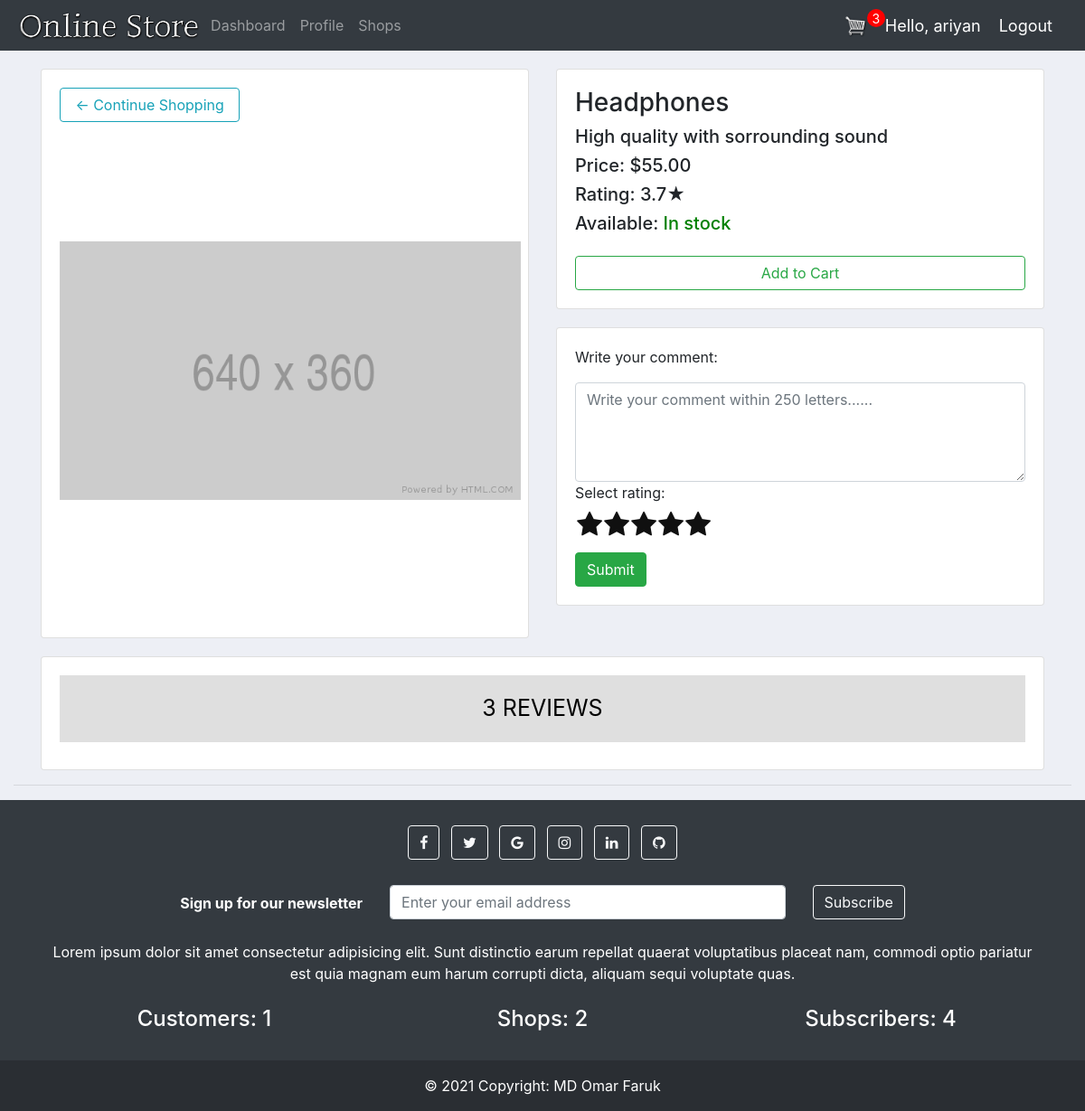
The app's page /view/12/ (signed in) with its own data.
### accounts/models.py (models this page shows, shortened)
class Product(models.Model):
    shopowner = models.ForeignKey(ShopOwner, null=True, on_delete= models.SET_NULL)
    name = models.CharField(max_length=200, null=True)
    price = models.FloatField(null=True)
    category = models.ManyToManyField(Category)
    description = models.CharField(max_length=200, null=True,blank=True)
    date_created = models.DateTimeField(auto_now_add=True, null=True)
    tags = models.ManyToManyField(Tag)
    digital = models.BooleanField(default=False, null=True, blank=False)
    img = models.ImageField(default="product-pic.jpg",null = True,blank = True)
    stock = models.IntegerField(default=0, null = True,blank = True)
    discount = models.IntegerField(default=0, null = True,blank = True)
    discount_amount = models.FloatField(default=0, null = True,blank = True)
    rate = models.FloatField(default=0, null = True,blank = True)

### ecommerce_web/views.py (the view)
# urls.py: path('view/<str:pk>/',views.productView,name="view"),
def productView(request,pk):
    shops = ShopOwner.objects.all().count()
    customers = Customer.objects.all().count()
    subscribers = Subscriber.objects.all()
    total_subscriber = subscribers.count()
    if request.user.is_authenticated:
        customer = request.user.customer
        order, created = Order.objects.get_or_create(customer=customer, complete=False)
        cartItems = order.get_cart_items
    else:
        order = {'get_cart_total':0, 'get_cart_items':0,'shipping':False}
    product = Product.objects.get(id = pk)
    demo_price = product.price + product.discount_amount
    review = product.review_set.all().order_by('-created_at')
    total_review = review.count()
    total_rate = 0
    for i in review:
        total_rate += i.rate
    try:
        avg_rating = total_rate/total_review
        product.rate = avg_rating
        product.save()
    except:
        avg_rating = 0
        product.rate = avg_rating
        product.save()
    form = ReviewForm()
    if request.method == 'POST':
        form = ReviewForm(request.POST)
        form.save()
        messages.success(request, 'Review Added')
        return redirect(reverse('view', kwargs={'pk':pk}))
    else:
        form = ReviewForm()
    stock = product.stock
    context = {'demo_price':demo_price,'stock':stock,'avg_rating':avg_rating,'review':review,'total_review':total_review,
    'form':form,'product':product,'customers':customers,'shops':shops,'total_subscriber':total_subscriber,'cartItems':cartItems}
    return render(request, "store/view.html",context)

### ecommerce_web/forms.py
class ReviewForm(forms.ModelForm):
    class Meta:
        model = Review
        fields = '__all__'

### accounts/models.py (called while the page is built)
    def __str__(self):
        return self.user.username

    @property
    def get_cart_items(self):
        orderitems = self.orderitem_set.all()
        total = sum([item.quantity for item in orderitems])
        return total

### ecommerce_web/templates/store/view.html (shortened to what this page needs)
{% extends 'accounts/main.html' %}
{% load static %}
{% block content %}
<div class="container">
  <div class="row view">
    <div class="col-md-6">
      <div class="card card-body view_left">
        <a href="{% url 'store' %}" class="btn btn-outline-info btn-md" style="width: 40%;">&#x2190; Continue Shopping</a>
        <img src="{{product.img.url}}" >
      </div>
    </div>
    <div class="col-md-6">
      <div class="row">
        <div class="col-md-12">
          <div class="card card-body">
            <h3>{{product.name}}</h3>
            <h5>{{product.description}}</h5>
            <h5>Price:
               ${{product.price|floatformat:2}}</h5>
            <h5>Rating:	{{avg_rating|floatformat:1}}&#9733;</h5>
            {% if stock <= 0 %}
            <h5>Available: <p style="color: red; display: inline-block;">Out of stock</p></h5>
            <button class="btn btn-outline-danger btn-disabled">Add to Cart</button>
            {% else %}
            <h5>Available: <p style="color: green; display: inline-block;">In stock</p></h5>
            <button data-product={{product.id}} data-action="add" class="btn btn-outline-success add-btn update-cart">Add to Cart</button>
            {% endif %}
          </div>
        </div>
      </div>
      <div class="row">
        <div class="col-md-12">
          <div class="card card-body view_left_down">
            <form method="POST">
              <p>Write your comment:</p>
              <textarea name="comment" class="form-control" placeholder="Write your comment within 250 letters......" cols="30" rows="4" maxlength="250" required="" id="id_comment"></textarea>
              <p>Select rating:</p>
              <div class="rating">
                <input type="radio" id="star1" name="rate" value="5"><label for="star1"></label>
                <input type="radio" id="star2" name="rate" value="4"><label for="star2"></label>
                <input type="radio" id="star3" name="rate" value="3"><label for="star3"></label>
                <input type="radio" id="star4" name="rate" value="2"><label for="star4"></label>
                <input type="radio" id="star5" name="rate" value="1"><label for="star5"></label>
              </div><br>
              <input type="submit" class="btn btn-success">
            </form>
          </div>
        </div>
      </div>
    </div>
  </div>
  <div class="row">
    <div class="col-md-12">
      <div class="card card-body view_down">
        <button type="button" class="collapsible">{{total_review}} REVIEWS</button>
      </div>
    </div>
  </div>
</div>
{% endblock %}

### accounts/templates/accounts/navbar.html (shortened to what this page needs)
{% load static %}
<nav class="navbar navbar-expand-lg navbar-dark bg-dark">
    <img src="{% static 'images/logo.png'%}" alt="" height="40px">
    <div class="collapse navbar-collapse" id="navbarNav">
      <ul class="navbar-nav">
        {% if request.user.is_staff %}
        <li class="nav-item active">
          <a class="nav-link" href="{% url 'home' %}">Dashboard</a>
        </li>
        <li class="nav-item">
          <a class="nav-link" href="{% url 'products' %}">Products</a>
        </li>
        <li class="nav-item">
          <a class="nav-link" href="{% url 'account' %}">Profile</a>
        </li>
        {% else %}
        <li class="nav-item">
          <a class="nav-link" href="{% url 'user-page' %}">Dashboard</a>
        </li>
        <li class="nav-item">
          <a class="nav-link" href="{% url 'account' %}">Profile</a>
        </li>
        <li class="nav-item">
          <a class="nav-link" href="{% url 'shops' %}">Shops</a>
        </li>
        {% endif %}
      </ul>
    </div>
    {% if not request.user.is_staff %}
    <div class="form-inline my-2 my-lg-0">
      <a href="{% url 'cart' %}"><img src="{% static 'images/cart.png' %}" alt="" id="cart-icon"></a>
      <p id="cart-total">{{cartItems}}</p>
    </div>
    {% endif %}
    <span class="hello-msg">Hello, {{request.user}}</span>
    <span ><a class="hello-msg" href="{% url 'logout' %}">Logout</a></span>
  </nav>

### static/css/main.css (style rules this page uses)
body { background-color: #edeff5; }

### ecommerce_web/templates/store/view.html (style rules this page uses)
.rating { display: inline-flex; transform: rotateY(180deg); margin-top: -15px; }
.rating label { display: block; cursor: pointer; width: 30px; }
.rating label::before { content: '\f005'; font-family: fontAwesome; position: relative; display: block; font-size: 30px; color: #101010; }
.rating label::after { content: '\f005'; font-family: fontAwesome; position: absolute; display: block; font-size: 30px; color: #ffc107; top:0; opacity: 0; transition: .5s; text-shadow: 0 2px 5px rgba(0, 0, 0, .5); }
.view { margin-top: 20px; }
.view_left { height: 630px; }
.view_left img { display: block; margin: auto; max-width: 510px; max-height: 480px; }
.view_left_down { margin-top: 20px; }
.view_down { margin-top: 20px; }
.collapsible { background-color: #dfdfdf; cursor: pointer; padding: 18px; width: 100%; border: none; text-align: left; outline: none; font-size: 25px; text-align: center; }
.view_left img { transition: transform .2s; }

### accounts/templates/accounts/navbar.html (style rules this page uses)
.hello-msg { font-size:18px; color:#fff; margin-right: 20px; }
#cart-icon { width: 25px; display: inline-block; margin-left: 15px; color: azure; }
#cart-total { display: block; text-align: center; color: #fff; background-color: red; width: 20px; height: 20px; border-radius: 50%; font-size: 14px; }

### records on screen
Product: img (picture), name "Headphones", description "High quality with sorrounding sound", price "55.00", rate "3.7"

### other values on screen
{{ cartItems }} "3"
{{ request.user }} "ariyan"
{{ total_review }} "3"
{{ customers }} "1"
{{ shops }} "2"
{{ total_subscriber }} "4"
